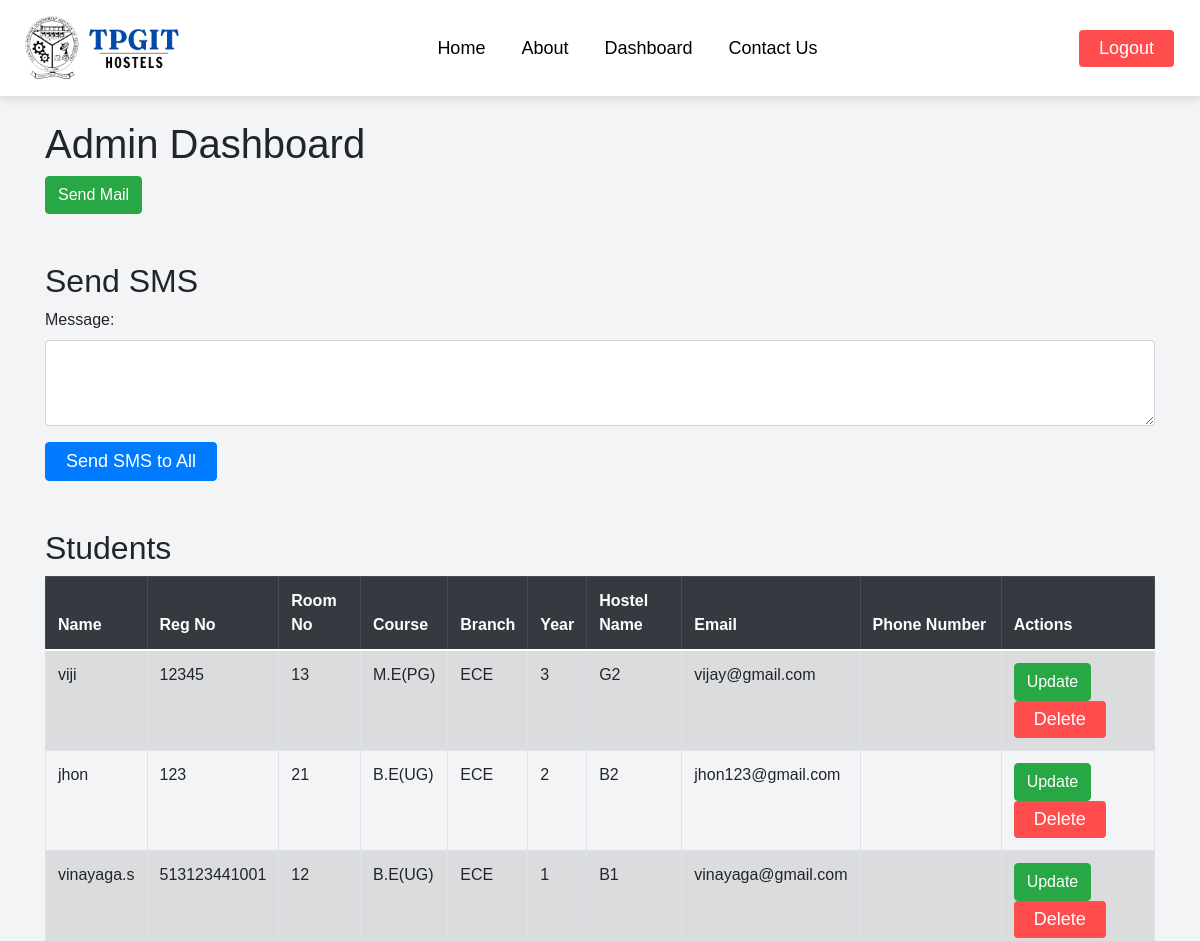
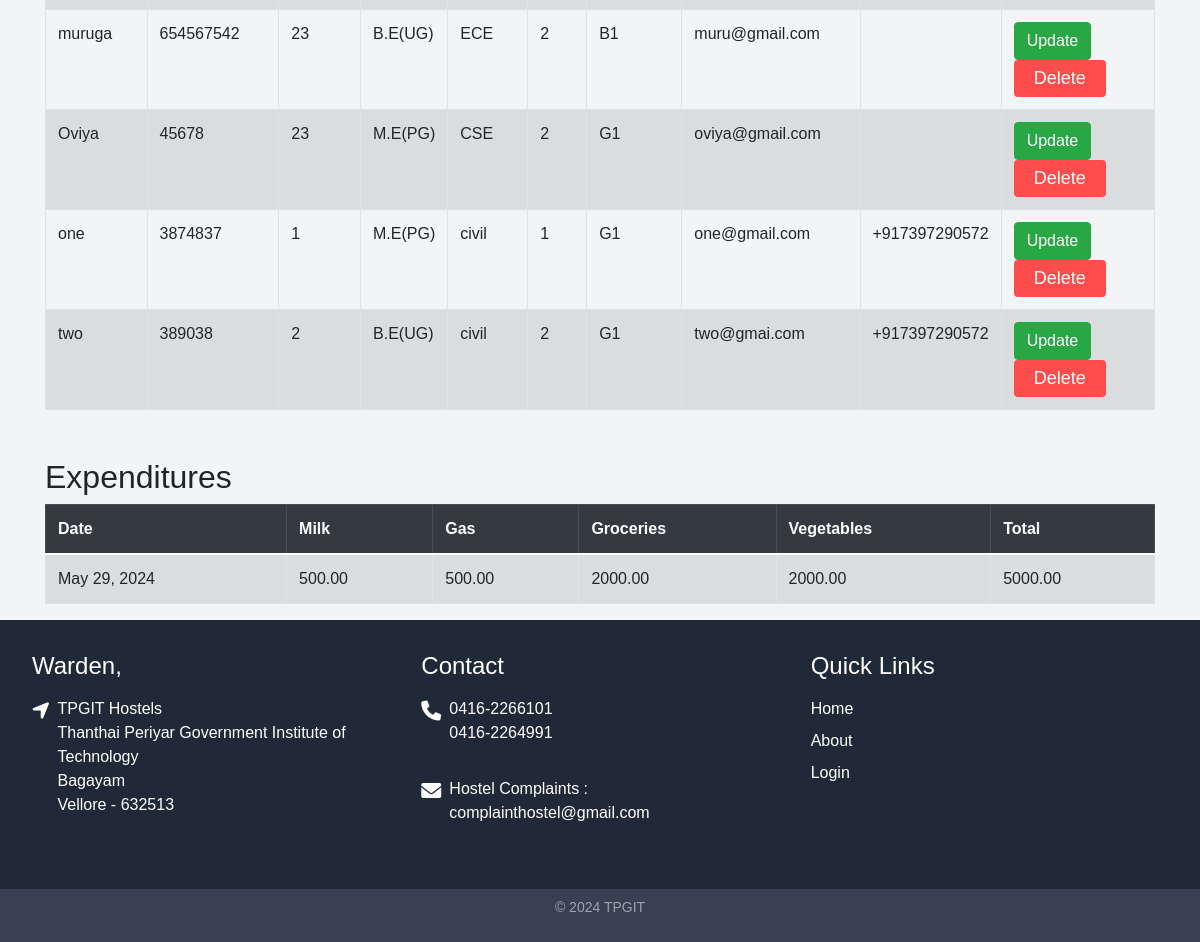
Before: /admin-dashboard/ (signed in) with the older database file (2 pictures, top to bottom).
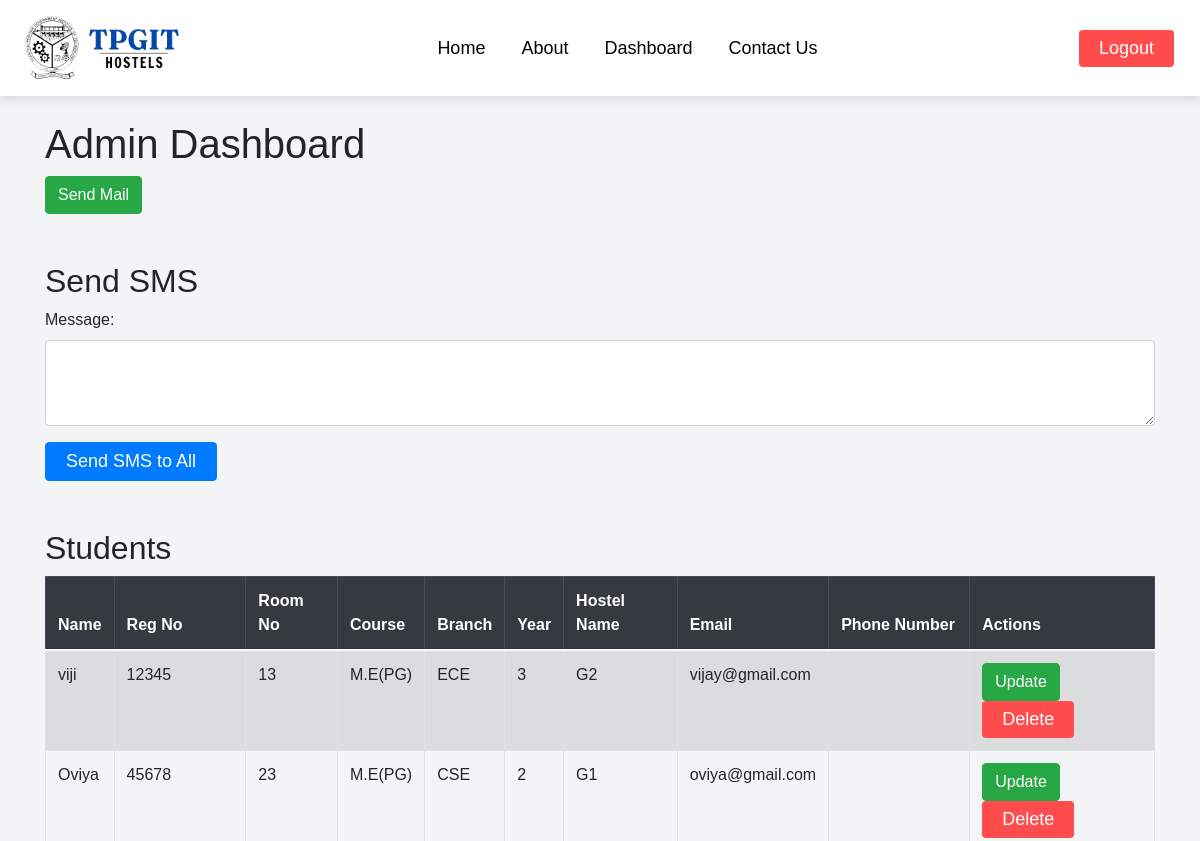
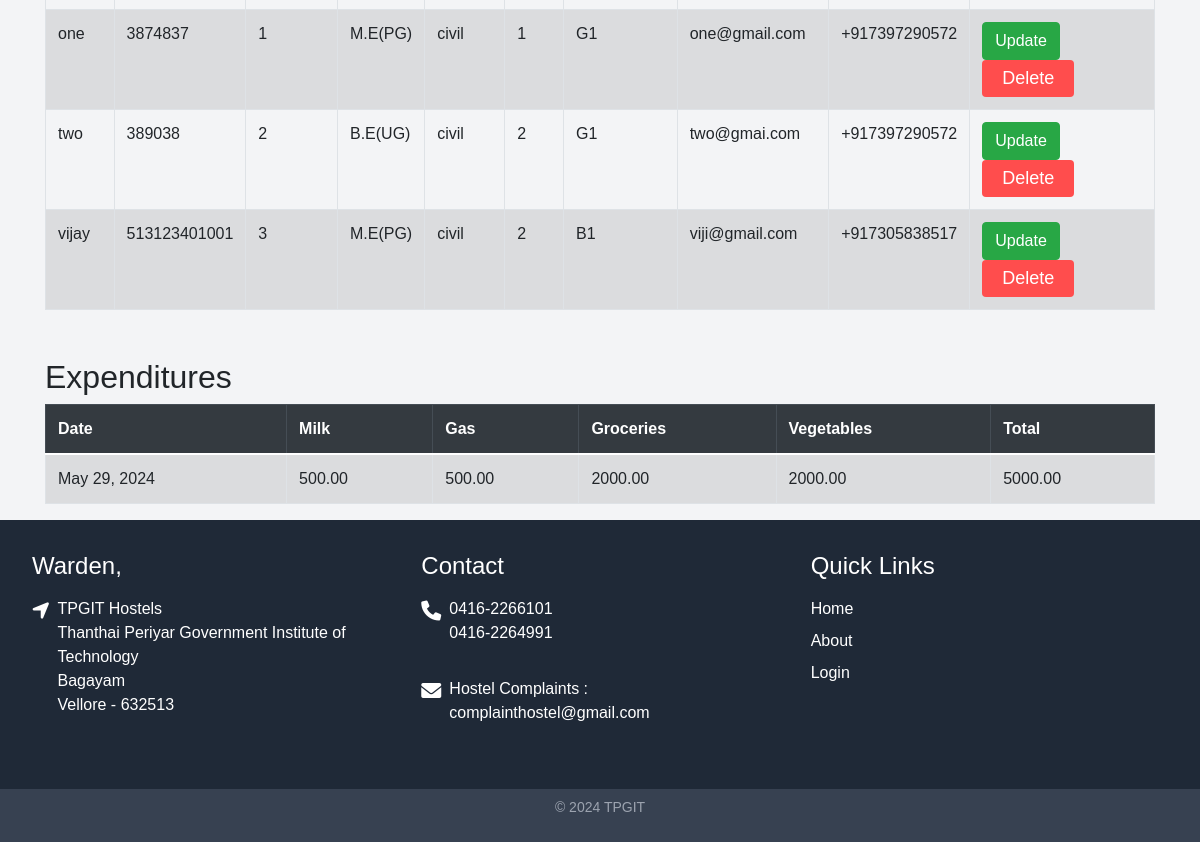
After: the same page with the newer database file (2 pictures, top to bottom).
### notification/models.py (models this page shows, shortened)
class Student(models.Model):
    reg_no = models.CharField(max_length=50, unique=True, blank=False)
    name = models.CharField(max_length=100)
    room_no = models.CharField(max_length=10)
    cours = [('B.E(UG)', 'B.E(UG)'), ('M.E(PG)', 'M.E(PG)'), ('MCA', 'MCA')]
    course = models.CharField(max_length=100, choices=cours, blank=False, null=False)
    DEPT = [("civil", "civil"), ("CSE", "CSE"), ("ECE", "ECE"), ("MECH", "MECH"), ("EEE", "EEE")]
    branch = models.CharField(max_length=100, choices=DEPT, blank=False, null=False)
    hos_name = [('G1', 'G1'), ('G2', 'G2'), ('B1', 'B1'), ('B2', 'B2'), ('B3', 'B3')]
    hostel_name = models.CharField(max_length=100, choices=hos_name, blank=False, null=False)
    year_of_study = models.IntegerField()
    email = models.EmailField(max_length=70, blank=True, unique=True)
    phone_number = models.CharField(max_length=15, blank=True)  # Add phone number field

class Expenditure(models.Model):
    date = models.DateField()
    milk = models.DecimalField(max_digits=10, decimal_places=2)
    gas = models.DecimalField(max_digits=10, decimal_places=2)
    groceries = models.DecimalField(max_digits=10, decimal_places=2)
    vegetables = models.DecimalField(max_digits=10, decimal_places=2)
    @property
    def total_expenditure(self):
        return self.milk + self.gas + self.groceries + self.vegetables

### notification/views.py (the view)
# urls.py: path('admin-dashboard/', views.admin_dashboard, name='admin_dashboard'),
def admin_dashboard(request):
    if request.user.is_authenticated:
        students = Student.objects.all()
        expenditures = Expenditure.objects.all()
        attendance = Attendance.objects.all()
        context = {
            'students': students,
            'expenditures': expenditures,
            'attendance': attendance,
            'form': SMSSendForm(),  # Include the SMS form in the context
        }
        return render(request, 'app/admin/admin_dashboard.html', context)
    else:
        messages.error(request, "Login to access the page")
        return redirect('signin')

### notification/forms.py
class SMSSendForm(forms.Form):
    phone_number = forms.CharField(max_length=15)
    message = forms.CharField(widget=forms.Textarea)

### notification/context_processors.py (called while the page is built)
def student_group(request):
    if request.user.is_authenticated:
        is_student = request.user.groups.filter(name='student').exists()
    else:
        is_student = False
    return {'is_student': is_student}

### notification/templates/app/admin/admin_dashboard.html (shortened to what this page needs)
{% extends 'app/layout/main.html' %}
{% block content %}
    <div class="container">
        <h1 class="mt-4">Admin Dashboard</h1>
        <a href="{% url 'email' %}" class='btn btn-success'>Send Mail</a>
        <h2 class="mt-5">Send SMS</h2>
        <form method="post" action="{% url 'send_bulk_sms' %}">
            <div class="form-group">
                <label for="message">Message:</label>
                <textarea name="message" class="form-control" rows="3" required></textarea>
            </div>
            <button type="submit" class="btn btn-primary">Send SMS to All</button>
        </form>
        <h2 class="mt-5">Students</h2>
        <table class="table table-striped table-bordered">
            <thead class="thead-dark">
                <tr>
                    <th>Name</th>
                    <th>Reg No</th>
                    <th>Room No</th>
                    <th>Course</th>
                    <th>Branch</th>
                    <th>Year</th>
                    <th>Hostel Name</th>
                    <th>Email</th>
                    <th>Phone Number</th>
                    <th>Actions</th>
                </tr>
            </thead>
            <tbody>
                {% for student in students %}
                <tr>
                    <td>{{ student.name }}</td>
                    <td>{{ student.reg_no }}</td>
                    <td>{{ student.room_no }}</td>
                    <td>{{ student.course }}</td>
                    <td>{{ student.branch }}</td>
                    <td>{{ student.year_of_study }}</td>
                    <td>{{ student.hostel_name }}</td>
                    <td>{{ student.email }}</td>
                    <td>{{ student.phone_number }}</td>
                    <td>
                        <a class="btn btn-success" href="{% url 'updateData' student.id %}">Update</a>
                        <a class="btn btn-danger" href="{% url 'deleteData' student.id %}">Delete</a>
                    </td>
                </tr>
                {% endfor %}
            </tbody>
        </table>
        <h2 class="mt-5">Expenditures</h2>
        <table class="table table-striped table-bordered">
            <thead class="thead-dark">
                <tr>
                    <th>Date</th>
                    <th>Milk</th>
                    <th>Gas</th>
                    <th>Groceries</th>
                    <th>Vegetables</th>
                    <th>Total</th>
                </tr>
            </thead>
            <tbody>
                {% for expenditure in expenditures %}
                <tr>
                    <td>{{ expenditure.date }}</td>
                    <td>{{ expenditure.milk }}</td>
                    <td>{{ expenditure.gas }}</td>
                    <td>{{ expenditure.groceries }}</td>
                    <td>{{ expenditure.vegetables }}</td>
                    <td>{{ expenditure.total_expenditure }}</td>
                </tr>
                {% endfor %}
            </tbody>
        </table>
    </div>
{% endblock %}

### notification/templates/app/layout/main.html (shortened to what this page needs)
{% load static %}
<!DOCTYPE html>
<html lang="en">
<head>
    <link rel="stylesheet" href="{% static 'css/bootstrap.min.css' %}">
    <link rel="stylesheet" href="https://cdnjs.cloudflare.com/ajax/libs/font-awesome/6.0.0-beta3/css/all.min.css">
    <link rel="stylesheet" href="https://cdnjs.cloudflare.com/ajax/libs/font-awesome/4.7.0/css/font-awesome.min.css">
</head>
<body>
    {% include 'app/component/navbar.html' %}
    {% block content %}
    {% endblock %}
    {% include 'app/component/footer.html' %}
</body>
</html>

### notification/templates/app/component/navbar.html (shortened to what this page needs)
<!DOCTYPE html>
<html lang="en">
<head>
    <link rel="stylesheet" href="https://stackpath.bootstrapcdn.com/bootstrap/4.5.2/css/bootstrap.min.css">
</head>
<body>
    {% load static %}
    <nav class="navbar navbar-expand-lg navbar-light">
        <img class="logo" src="{% static 'images/TPGIT_logo_created.png' %}" alt="">
        <div class="collapse navbar-collapse" id="navbarNav">
            <ul class="navbar-nav mx-auto">
                <li class="nav-item active">
                    <a class="nav-link" href="{% url 'home' %}">Home <span class="sr-only">(current)</span></a>
                </li>
                <li class="nav-item">
                    <a class="nav-link" href="{% url 'about' %}">About</a>
                </li>
                <li class="nav-item">
                    {% if is_student %}
                    <a class="nav-link" href="{% url 'student_dashboard' %}">Dashboard</a>
                    {% else %}
                    <a class="nav-link" href="{% url 'admin_dashboard' %}">Dashboard</a>
                    {% endif %}
                </li>
                <li class="nav-item">
                    <a class="nav-link" href="{% url 'contact' %}">Contact Us</a>
                </li>
            </ul>
            {% if user.is_authenticated %}
            <span style="padding: 10px;">
                <a href="{% url 'signout' %}" class="btn btn-danger">Logout</a>
            </span>
            {% else %}
            <span style="padding: 10px;">
                <a class="btn btn-primary login" href="{% url 'signin' %}">Login</a>
            </span>
            {% endif %}
        </div>
    </nav>
</body>
</html>

### notification/templates/app/component/footer.html (shortened to what this page needs)
<!DOCTYPE html>
<html lang="en">
<head>
    <link href="https://cdnjs.cloudflare.com/ajax/libs/font-awesome/6.0.0-beta3/css/all.min.css" rel="stylesheet">
</head>
<body>
    <div class="footer-container">
        <div class="footer-column address">
            <h4>Warden,</h4>
            <div class="icon-text">
                <i class="fas fa-location-arrow icon"></i>
                <div>
                    <p>TPGIT Hostels</p>
                    <p>Thanthai Periyar Government Institute of Technology</p>
                    <p>Bagayam</p>
                    <p>Vellore - 632513</p>
                </div>
            </div>
        </div>
        <div class="footer-column contact">
            <h4>Contact</h4>
            <div class="icon-text">
                <i class="fas fa-phone icon"></i>
                <div>
                    <p>0416-2266101</p>
                    <p>0416-2264991</p>
                </div>
            </div>
            <div class="icon-text">
                <i class="fas fa-envelope icon"></i>
                <div>
                    <p>Hostel Complaints :</p>
                    <p>complainthostel@gmail.com</p>
                </div>
            </div>
        </div>
        <div class="footer-column">
            <h4>Quick Links</h4>
            <ul>
                <li>Home</li>
                <li>About</li>
                <li>Login</li>
            </ul>
        </div>
    </div>
    <div class="footer-bottom">
        <p>&copy; 2024 TPGIT</p>
    </div>
</body>
</html>

### notification/templates/app/component/navbar.html (style rules this page uses)
.navbar { background: white; box-shadow: 0 4px 8px rgba(0, 0, 0, 0.1); }
.logo { height: 80px; width: 170px; }
.nav-link { color: #000 !important; font-size: 18px; margin: 0 10px; transition: color 0.3s; }
.btn-primary, .btn-danger { font-size: 18px; padding: 5px 20px; }
.btn-danger { background-color: #ff4d4d; border: none; }

### notification/templates/app/component/footer.html (style rules this page uses)
body { background-color: #f3f4f6; font-family: Arial, sans-serif; }
.footer-container { background-color: #1f2937; color: white; padding: 2rem; display: flex; flex-wrap: wrap; gap: 2rem; justify-content: space-between; }
.footer-column { flex: 1 1 100%; max-width: 300px; }
.footer-column h4 { margin-bottom: 1rem; }
.footer-column div { margin-bottom: 1rem; }
.footer-column p, .footer-column ul { margin: 0; }
.footer-column ul { list-style: none; padding: 0; }
.footer-column ul li { margin-bottom: 0.5rem; }
.footer-column .icon-text { display: flex; align-items: flex-start; gap: 0.5rem; }
.footer-column .icon { margin-top: 0.25rem; font-size: 1.25rem; }
.footer-bottom { background-color: #374151; text-align: center; padding: 0.5rem; font-size: 0.875rem; color: #9ca3af; width: 100%; }
@media (min-width: 768px) { .footer-column { flex: 1; max-width: none; } }

Changed rows visible on the page:
removed Student: name "jhon", reg_no "123", room_no "21", course "B.E(UG)", branch "ECE", year_of_study "2", hostel_name "B2", email "jhon123@gmail.com"
removed Student: name "vinayaga.s", reg_no "513123441001", room_no "12", course "B.E(UG)", branch "ECE", year_of_study "1", hostel_name "B1", email "vinayaga@gmail.com"
removed Student: name "muruga", reg_no "654567542", room_no "23", course "B.E(UG)", branch "ECE", year_of_study "2", hostel_name "B1", email "muru@gmail.com"
added Student: name "vijay", reg_no "513123401001", room_no "3", course "M.E(PG)", branch "civil", year_of_study "2", hostel_name "B1", email "viji@gmail.com", phone_number "+917305838517"
